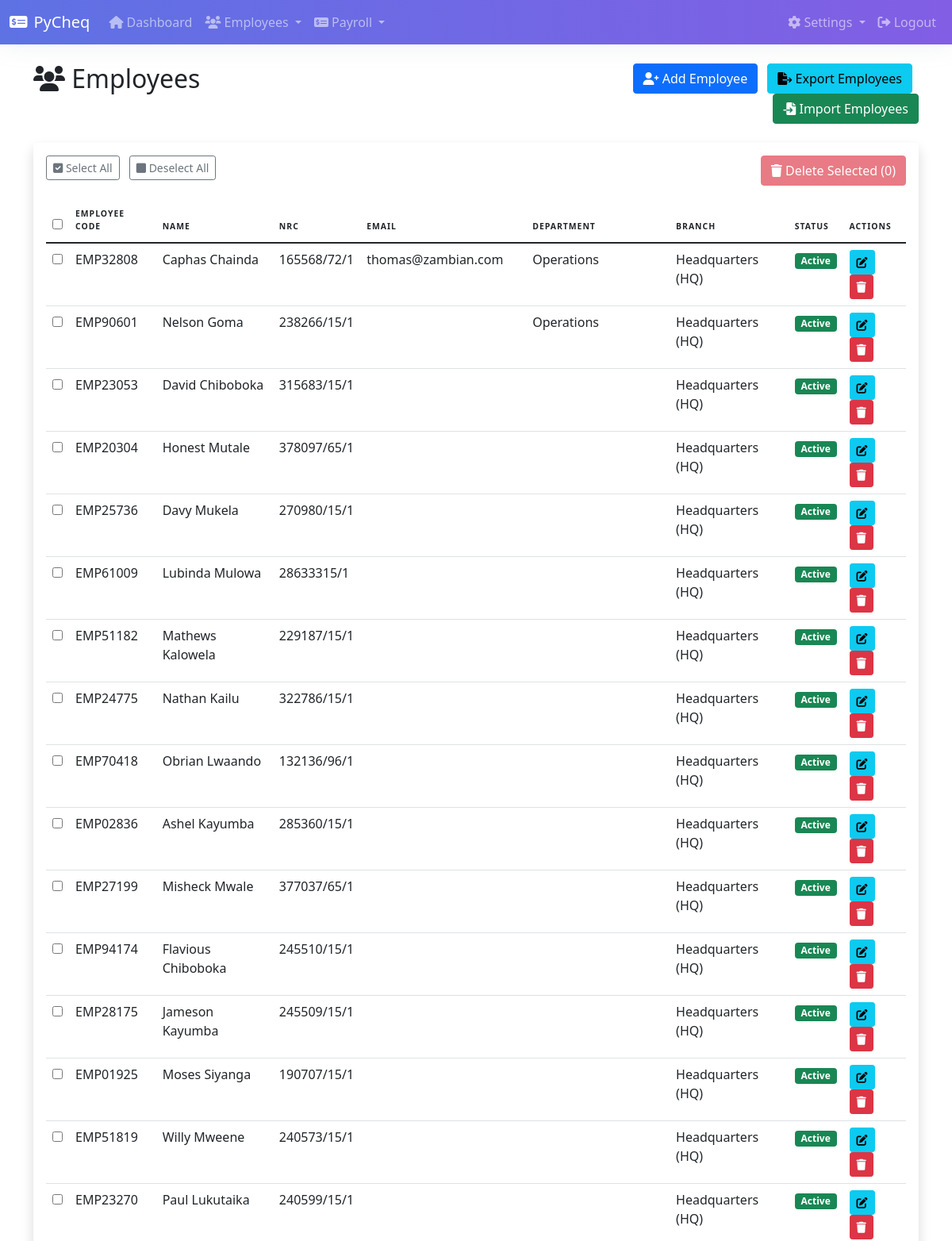
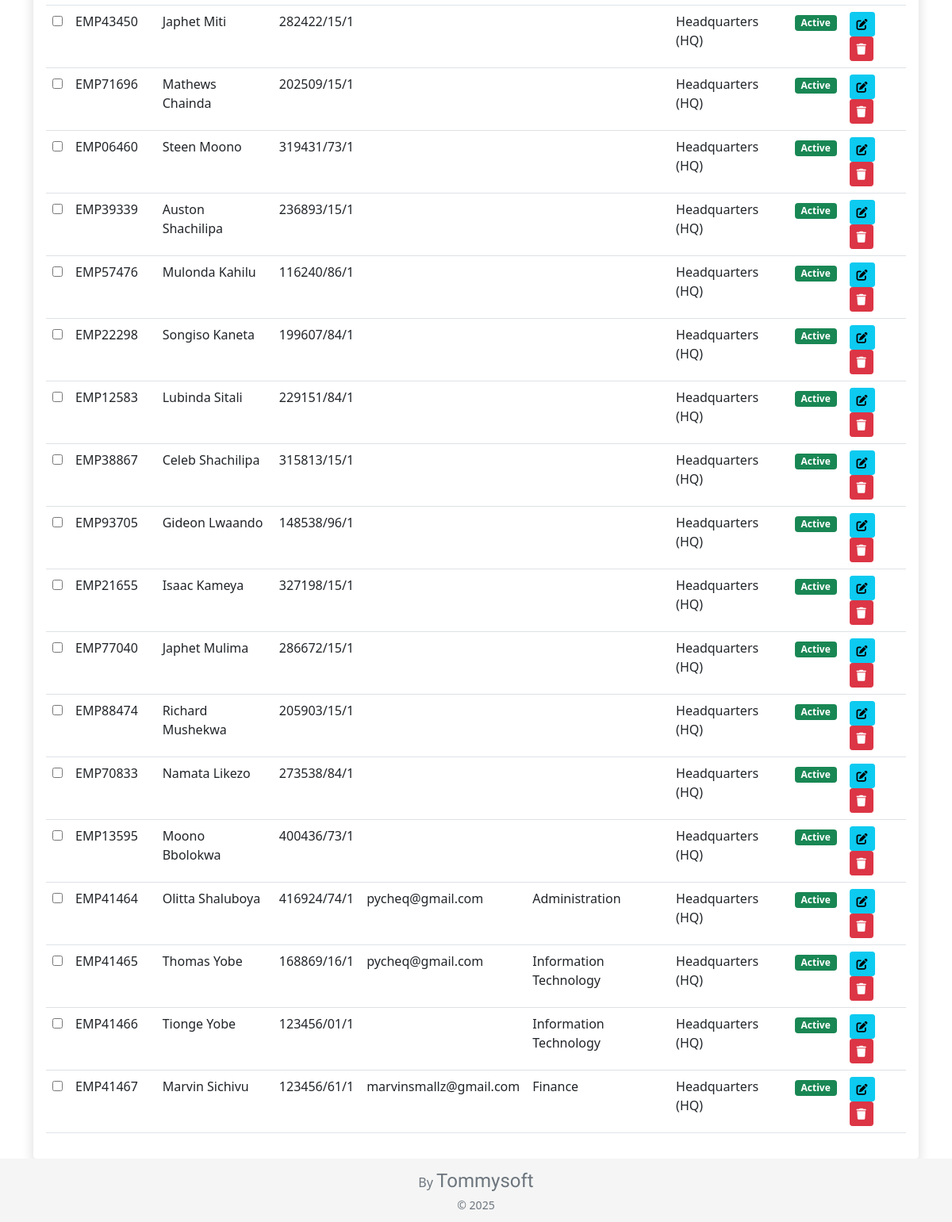
Page /employees (signed in) on the committed database (2 pictures, top to bottom).
### models.py (models this page shows, shortened)
class Employee(db.Model):
    id = db.Column(db.Integer, primary_key=True)
    employee_code = db.Column(db.String(10), unique=True, nullable=False)
    name = db.Column(db.String(100), nullable=False)
    nrc = db.Column(db.String(20), unique=True, nullable=True)
    email = db.Column(db.String(100), unique=True, nullable=True)
    position = db.Column(db.String(100), nullable=False)
    department = db.Column(db.String(100), nullable=True)
    branch_id = db.Column(db.Integer, db.ForeignKey('branch.id'))
    branch = db.relationship('Branch', backref=db.backref('employees', lazy=True))
    basic_salary = db.Column(db.Float, nullable=False)
    housing_allowance = db.Column(db.Float, default=0)
    lunch_allowance = db.Column(db.Float, default=0)
    transport_allowance = db.Column(db.Float, default=0)
    overtime = db.Column(db.Float, default=0)
    salary_advance = db.Column(db.Float, default=0)
    rainbow_loan = db.Column(db.Float, default=0)
    other_deduction = db.Column(db.Float, default=0)
    other_deduction_reason = db.Column(db.String(200), nullable=True)
    hire_date = db.Column(db.DateTime, default=datetime.now)
    is_active = db.Column(db.Boolean, default=True)
    payroll_records = db.relationship('PayrollRecord', backref='employee', lazy=True, cascade='all, delete-orphan', overlaps="employee_rel,payroll_records_list")

class Branch(db.Model):
    id = db.Column(db.Integer, primary_key=True)
    name = db.Column(db.String(100), nullable=False, unique=True)
    address = db.Column(db.Text, nullable=True)
    phone = db.Column(db.String(20), nullable=True)
    email = db.Column(db.String(120), nullable=True)
    manager = db.Column(db.String(100), nullable=True)
    is_active = db.Column(db.Boolean, default=True)
    created_at = db.Column(db.DateTime, nullable=False, default=datetime.utcnow)
    updated_at = db.Column(db.DateTime, nullable=False, default=datetime.utcnow, onupdate=datetime.utcnow)

### app.py (the view)
@app.route('/employees')
@login_required
def employees():
    employees = Employee.query.all()
    return render_template('employees.html', employees=employees)

### app.py (called while the page is built)
@login_manager.user_loader
def load_user(user_id):
    return User.query.get(int(user_id))

### templates/employees.html (shortened to what this page needs)
{% extends "base.html" %}
{% block content %}
<div class="container">
    <div class="row mb-4">
        <div class="col">
            <h2><i class="fas fa-users"></i> Employees</h2>
        </div>
        <div class="col text-end">
            <a href="{{ url_for('add_employee') }}" class="btn btn-primary me-2">
                <i class="fas fa-user-plus"></i> Add Employee
            </a>
            <a href="{{ url_for('export_employees') }}" class="btn btn-info me-2">
                <i class="fas fa-file-export"></i> Export Employees
            </a>
            <a href="{{ url_for('import_employees') }}" class="btn btn-success">
                <i class="fas fa-file-import"></i> Import Employees
            </a>
        </div>
    </div>
    <form id="batch-delete-form" action="{{ url_for('delete_multiple_employees') }}" method="POST">
        <div class="card shadow">
            <div class="card-body">
                <div class="d-flex justify-content-between mb-3">
                    <div>
                        <button type="button" id="select-all-btn" class="btn btn-sm btn-outline-secondary me-2">
                            <i class="fas fa-check-square"></i> Select All
                        </button>
                        <button type="button" id="deselect-all-btn" class="btn btn-sm btn-outline-secondary">
                            <i class="fas fa-square"></i> Deselect All
                        </button>
                    </div>
                    <button type="button" id="delete-selected-btn" class="btn btn-danger" disabled>
                    </button>
                </div>
                <div class="table-responsive">
                    <table class="table table-hover">
                        <thead>
                            <tr>
                                <th><input type="checkbox" id="select-all-checkbox"></th>
                                <th>Employee Code</th>
                                <th>Name</th>
                                <th>NRC</th>
                                <th>Email</th>
                                <th>Department</th>
                                <th>Branch</th>
                                <th>Status</th>
                                <th>Actions</th>
                            </tr>
                        </thead>
                        <tbody>
                            {% for employee in employees %}
                            <tr>
                                <td>
                                    <input type="checkbox" name="employee_ids" value="{{ employee.id }}" class="employee-checkbox">
                                </td>
                                <td>{{ employee.employee_code }}</td>
                                <td>{{ employee.name }}</td>
                                <td>{{ employee.nrc }}</td>
                                <td>{{ employee.email }}</td>
                                <td>{{ employee.department }}</td>
                                <td>{{ employee.branch.name if employee.branch else '-' }}</td>
                                <td>
                                    {% if employee.is_active %}
                                    <span class="badge bg-success">Active</span>
                                    {% else %}
                                    <span class="badge bg-danger">Inactive</span>
                                    {% endif %}
                                </td>
                                <td>
                                    <a href="{{ url_for('edit_employee', employee_id=employee.id) }}" class="btn btn-sm btn-info">
                                        <i class="fas fa-edit"></i>
                                    </a>
                                    <button type="button" class="btn btn-sm btn-danger" data-bs-toggle="modal" data-bs-target="#deleteModal{{ employee.id }}">
                                        <i class="fas fa-trash"></i>
                                    </button>
                                </td>
                            </tr>
                            {% endfor %}
                        </tbody>
                    </table>
                </div>
            </div>
        </div>
    </form>
</div>
{% endblock %}

### templates/base.html (style rules this page uses)
.card { box-shadow: 0 0 2rem 0 rgba(136,152,170,.15); border: 0; }
.table thead th { font-size: .65rem; padding-top: .75rem; padding-bottom: .75rem; letter-spacing: 1px; text-transform: uppercase; border-bottom: 1px solid #e9ecef; }
html { position: relative; min-height: 100%; }
body { margin-bottom: 80px; }

### rows in the picture
Employee: employee_code "EMP32808", name "Caphas Chainda", nrc "165568/72/1", email "thomas@zambian.com", department "Operations", branch "Headquarters (HQ)", is_active "Active"
Employee: employee_code "EMP90601", name "Nelson Goma", nrc "238266/15/1", department "Operations", branch "Headquarters (HQ)", is_active "Active"
Employee: employee_code "EMP23053", name "David Chiboboka", nrc "315683/15/1", branch "Headquarters (HQ)", is_active "Active"
Employee: employee_code "EMP20304", name "Honest Mutale", nrc "378097/65/1", branch "Headquarters (HQ)", is_active "Active"
Employee: employee_code "EMP25736", name "Davy Mukela", nrc "270980/15/1", branch "Headquarters (HQ)", is_active "Active"
Employee: employee_code "EMP61009", name "Lubinda Mulowa", nrc "28633315/1", branch "Headquarters (HQ)", is_active "Active"
Employee: employee_code "EMP51182", name "Mathews Kalowela", nrc "229187/15/1", branch "Headquarters (HQ)", is_active "Active"
Employee: employee_code "EMP24775", name "Nathan Kailu", nrc "322786/15/1", branch "Headquarters (HQ)", is_active "Active"
Employee: employee_code "EMP70418", name "Obrian Lwaando", nrc "132136/96/1", branch "Headquarters (HQ)", is_active "Active"
Employee: employee_code "EMP02836", name "Ashel Kayumba", nrc "285360/15/1", branch "Headquarters (HQ)", is_active "Active"
Employee: employee_code "EMP27199", name "Misheck Mwale", nrc "377037/65/1", branch "Headquarters (HQ)", is_active "Active"
Employee: employee_code "EMP94174", name "Flavious Chiboboka", nrc "245510/15/1", branch "Headquarters (HQ)", is_active "Active"
Employee: employee_code "EMP28175", name "Jameson Kayumba", nrc "245509/15/1", branch "Headquarters (HQ)", is_active "Active"
Employee: employee_code "EMP01925", name "Moses Siyanga", nrc "190707/15/1", branch "Headquarters (HQ)", is_active "Active"
Employee: employee_code "EMP51819", name "Willy Mweene", nrc "240573/15/1", branch "Headquarters (HQ)", is_active "Active"
Employee: employee_code "EMP23270", name "Paul Lukutaika", nrc "240599/15/1", branch "Headquarters (HQ)", is_active "Active"
Employee: employee_code "EMP43450", name "Japhet Miti", nrc "282422/15/1", branch "Headquarters (HQ)", is_active "Active"
Employee: employee_code "EMP71696", name "Mathews Chainda", nrc "202509/15/1", branch "Headquarters (HQ)", is_active "Active"
Employee: employee_code "EMP06460", name "Steen Moono", nrc "319431/73/1", branch "Headquarters (HQ)", is_active "Active"
Employee: employee_code "EMP39339", name "Auston Shachilipa", nrc "236893/15/1", branch "Headquarters (HQ)", is_active "Active"
Employee: employee_code "EMP57476", name "Mulonda Kahilu", nrc "116240/86/1", branch "Headquarters (HQ)", is_active "Active"
Employee: employee_code "EMP22298", name "Songiso Kaneta", nrc "199607/84/1", branch "Headquarters (HQ)", is_active "Active"
Employee: employee_code "EMP12583", name "Lubinda Sitali", nrc "229151/84/1", branch "Headquarters (HQ)", is_active "Active"
Employee: employee_code "EMP38867", name "Celeb Shachilipa", nrc "315813/15/1", branch "Headquarters (HQ)", is_active "Active"
Employee: employee_code "EMP93705", name "Gideon Lwaando", nrc "148538/96/1", branch "Headquarters (HQ)", is_active "Active"
Employee: employee_code "EMP21655", name "Isaac Kameya", nrc "327198/15/1", branch "Headquarters (HQ)", is_active "Active"
Employee: employee_code "EMP77040", name "Japhet Mulima", nrc "286672/15/1", branch "Headquarters (HQ)", is_active "Active"
Employee: employee_code "EMP88474", name "Richard Mushekwa", nrc "205903/15/1", branch "Headquarters (HQ)", is_active "Active"
Employee: employee_code "EMP70833", name "Namata Likezo", nrc "273538/84/1", branch "Headquarters (HQ)", is_active "Active"
Employee: employee_code "EMP13595", name "Moono Bbolokwa", nrc "400436/73/1", branch "Headquarters (HQ)", is_active "Active"
Employee: employee_code "EMP41464", name "Olitta Shaluboya", nrc "416924/74/1", email "pycheq@gmail.com", department "Administration", branch "Headquarters (HQ)", is_active "Active"
Employee: employee_code "EMP41465", name "Thomas Yobe", nrc "168869/16/1", email "pycheq@gmail.com", department "Information Technology", branch "Headquarters (HQ)", is_active "Active"
Employee: employee_code "EMP41466", name "Tionge Yobe", nrc "123456/01/1", department "Information Technology", branch "Headquarters (HQ)", is_active "Active"
Employee: employee_code "EMP41467", name "Marvin Sichivu", nrc "123456/61/1", email "marvinsmallz@gmail.com", department "Finance", branch "Headquarters (HQ)", is_active "Active"
